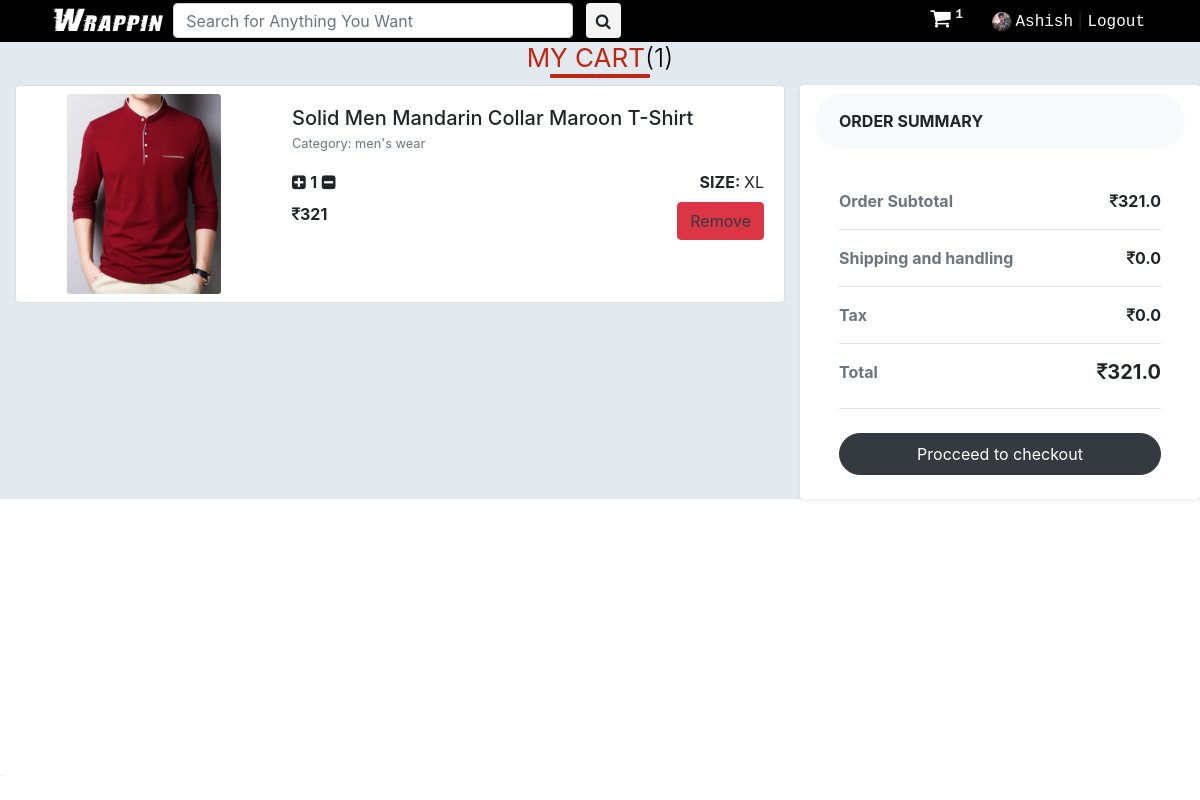
Page /cart/ (signed in) on the committed database.
### main/models.py (models this page shows, shortened)
class UserDetail(models.Model):
	SEX_CHOICES = (("Male",'Male'),("Female",'Female'),("Other",'Other'))
	STATE_CHOICES = (
		("Andaman & Nicobar Islands",'Andaman & Nicobar Islands'),
		("Andhra Pradesh",'Andhra Pradesh'),
		("Arunachal Pradesh",'Arunachal Pradesh'),
		("Assam",'Assam'),
		("Bihar",'Bihar'),
		("Chandigarh",'Chandigarh'),
		("Chhattisgarh",'Chhattisgarh'),
		("Dadra & Nagar Haveli",'Dadra & Nagar Haveli'),
		("Daman and Diu",'Daman and Diu'),
		("Delhi",'Delhi'),
		("Goa",'Goa'),
		("Gujarat",'Gujarat'),
		("Haryana",'Haryana'),
		("Himachal Pradesh",'Himachal Pradesh'),
		("Jammu & Kashmir",'Jammu & Kashmir'),
		("Jharkhand",'Jharkhand'),
		("Karnataka",'Karnataka'),
		("Kerala",'Kerala'),
		("Lakshadweep",'Lakshadweep'),
		("Madhya Pradesh",'Madhya Pradesh'),
		("Maharashtra",'Maharashtra'),
		("Manipur",'Manipur'),
		("Meghalaya",'Meghalaya'),
		("Mizoram",'Mizoram'),
		("Nagaland",'Nagaland'),
		("Odisha",'Odisha'),
		("Puducherry",'Puducherry'),
		("Punjab",'Punjab'),
		("Rajasthan",'Rajasthan'),
		("Sikkim",'Sikkim'),
		("Tamil Nadu",'Tamil Nadu'),
		("Telangana",'Telangana'),
		("Tripura",'Tripura'),
		("Uttarakhand",'Uttarakhand'),
		("Uttar Pradesh",'Uttar Pradesh'),
		("West Bengal",'West Bengal'),
		)
	user = models.OneToOneField(User, on_delete=models.CASCADE,primary_key=True)
	dob = models.DateField(null = True)
	photo = models.ImageField(default='default.png',upload_to='user_photos')
	mobile = models.CharField(max_length=10,null=True)
	alternate_mobile = models.CharField(max_length=10,null=True,blank=True)
	address = models.TextField()
	pincode = models.CharField(max_length=6, null=True)
	landmark = models.CharField(max_length=500, null=True, blank=True)
	locality = models.CharField(max_length=100, null=True, blank=True)
	city = models.CharField(max_length=100, null=True, blank=True)
	state = models.CharField(max_length=50,choices=STATE_CHOICES, null=True)
	sex = models.CharField(max_length=6,choices=SEX_CHOICES, null=True)

class Cart(models.Model):
	user = models.ForeignKey(User, on_delete=models.CASCADE)
	product_id = models.CharField(max_length=100)
	product_size = models.CharField(max_length=20,default='',null=True)
	number = models.PositiveIntegerField(default=0)

### saler/models.py (models this page shows, shortened)
class Product(models.Model):
	GST_CHOICES = (("0",'0'),("3",'3'),("5",'5'),("12",'12'),("18",'18'),("28",'28'))
	product_id = models.BigAutoField(primary_key=True)
	product_id2 = models.CharField(max_length=100,default='')
	shop = models.ForeignKey(User, on_delete=models.CASCADE,default='')
	product_name = models.CharField(max_length=100)
	category = models.ForeignKey(category, default="", verbose_name="Category", on_delete=models.SET_DEFAULT, null=True)
	subcategory = models.CharField(max_length=50, default="")
	price = models.IntegerField(default=0)
	price_not = models.IntegerField(default=999)
	desc = models.TextField()
	gst = models.CharField(default='0',max_length=3,choices=GST_CHOICES)
	pub_date = models.DateField(auto_now=True)
	image1 = models.ImageField(upload_to='products/images', default="",null=True)
	image2 = models.ImageField(upload_to='products/images', default="",null=True,blank=True)
	image3 = models.ImageField(upload_to='products/images', default="",null=True,blank=True)
	image4 = models.ImageField(upload_to='products/images', default="",null=True,blank=True)
	image5 = models.ImageField(upload_to='products/images', default="",null=True,blank=True)

class category(models.Model):
	name = models.CharField(max_length=50, default="")
	sub_Categories  = models.TextField(default="")
	def __str__(self):
		return f'{self.name}'

### main/views.py (the view)
# urls.py: path('cart/', views.cart, name="main_cart"),
@login_required
def cart(request):
	if request.user.is_authenticated:
		allProds = []
		subtotal = 0.0
		delev = 0.0
		tax = 0.0
		cart_prods = [p for p in Cart.objects.all() if p.user == request.user]
		for p in cart_prods:
			tempTotal = p.number * Product.objects.filter(product_id=p.product_id)[0].price
			subtotal += tempTotal
			tax += tempTotal*int(Product.objects.filter(product_id=p.product_id).first().gst)/100
		for cprod in cart_prods:
			prod = Product.objects.filter(product_id=cprod.product_id)[0]
			allProds.append([cprod, prod])
		params = {
					'allProds':allProds,
					'cart_element_no' : len([p for p in Cart.objects.all() if p.user == request.user]),
					'total':subtotal+tax+delev,
					'subtotal':subtotal,
					'tax':tax,
					'delev':delev,
					'category':category.objects.all(),
				}
		return render(request,'main/cart.html', params)

### main/templatetags/app_tags.py (called while the page is built)
@register.filter(name='split')
def split(str, key):
    return str.split(key)

### main/templates/main/cart.html (shortened to what this page needs)
{% extends 'main/base.html' %}
{% load static %}
{% block main_body %}
<div class="container-fluid" style="background-color: #e2eaef">
  <h2><b>My Cart</b>({{cart_element_no}})</h2>
  <div class="row">
    <div class="col-md-8  mt-1" style="overflow-y: scroll; max-height: 100%">
      <div class="table-responsive">
        {% for cprod, prod in allProds %}
        <div class="card mb-1">
          <div class="row no-gutters">
            <div class="col-md-4 p-2" style="text-align: center;">
              <img src="{{prod.image1.url}}" class="card-img" alt="..."
                style="max-height: 200px; width: auto; max-width: 100%">
            </div>
            <div class="col-md-8">
              <div class="card-body">
                <h5 class="card-title mb-0">{{prod.product_name}}</h5>
                <p class="card-text"><small class="text-muted">Category: {{prod.category}}</small></p>
                <div class="">
                  <div style="float: left;">
                    <p class="card-text"><i class="fa fa-plus-square plus_prod" product_id={{cprod.id}}
                        aria-hidden="true"></i> <strong>{{cprod.number}}</strong> <i
                        class="fa fa-minus-square minus_prod" aria-hidden="true" product_id={{cprod.id}}></i></p>
                  </div>
                  <div style="float: right;">
                    <p class="card-text"><strong>SIZE: </strong>
                      {{cprod.product_size}}
                    </p>
                  </div>
                </div>
                <br>
                <div class="mt-2 pb-1">
                  <div style="float: left;">
                    <p class="card-text"><strong><i class="fa fa-inr" aria-hidden="true"></i>{{prod.price}}</strong></p>
                  </div>
                  <div style="float: right;">
                    <a class="btn btn-danger text-dark delete" product_id={{cprod.id}}
                      style="float: right; color: #fff;">Remove</a>
                  </div>
                </div>
              </div>
            </div>
          </div>
        </div>
        {% endfor %}
      </div>
    </div>
    <div class="col-lg-4 bg-white rounded shadow-sm mt-1" style="height: 100%">
      <div class="bg-light rounded-pill px-4 py-3 text-uppercase font-weight-bold mt-2">Order summary
      </div>
      <div class="p-4">
        <ul class="list-unstyled mb-4">
          <li class="d-flex justify-content-between py-3 border-bottom"><strong class="text-muted">Order Subtotal
            </strong><strong id="subtotal"><i class="fa fa-inr" aria-hidden="true"></i>{{subtotal}}</strong></li>
          <li class="d-flex justify-content-between py-3 border-bottom"><strong class="text-muted">Shipping and
              handling</strong><strong id="delev"><i class="fa fa-inr" aria-hidden="true"></i>{{delev}}</strong></li>
          <li class="d-flex justify-content-between py-3 border-bottom"><strong class="text-muted">Tax</strong><strong
              id="tax"><i class="fa fa-inr" aria-hidden="true"></i>{{tax}}</strong></li>
          <li class="d-flex justify-content-between py-3 border-bottom"><strong class="text-muted">Total</strong>
            <h5 class="font-weight-bold" id="total"><i class="fa fa-inr" aria-hidden="true"></i>{{total}}</h5>
          </li>
        </ul><a href="{% url 'main_checkout' %}" class="btn btn-dark rounded-pill py-2 btn-block">Procceed to
          checkout</a>
      </div>
    </div>
  </div>
</div>
{% endblock main_body %}

### main/templates/main/base.html (shortened to what this page needs)
<!DOCTYPE html>
<html>
<head>
	{% load static %}
	{% load app_tags %}
	<link href="{% static 'main/css/bootstrap.min.css' %}" rel="stylesheet" type="text/css" media="all" />
	<link href="{% static 'main/css/style.css' %}" rel="stylesheet" type="text/css" media="all" />
	<link href="{% static 'saler/font-awesome/css/font-awesome.min.css' %}" rel="stylesheet">
</head>
<body>
	<nav class="main_nav" id="main_nav">
		<div class="container">
			<div class="nav_links">
				<a href="{% url 'home' %}" class="logo">Wrappin</i></a>
				<form class="form-inline my-2 my-lg-0 serch" action="/search">
					<input class="form-control mr-sm-2" type="search" placeholder="Search for Anything You Want"
						aria-label="Search" name="query">
					<button class="btn" type="submit" style="margin: 0;"><i class="fa fa-search"
							aria-hidden="true"></i></button>
				</form>
			</div>
			<div class="user_links pt-1">
				<a href="{% url 'main_cart' %}" style="font-size: 22px; color: #fff; margin-right: 20px;"><i
						class="fa fa-shopping-cart" aria-hidden="true"></i><sup><span class="badge"
							id="cart_no">{{cart_element_no}}</span></sup></a>
				{% if request.user.is_authenticated %}
				<a href="##" data-container="body" data-toggle="popover" data-placement="bottom" data-trigger="focus"
					data-html="true"
					data-content="<a href='{% url 'myorders' %}'>My Order</a><br><a href='{% url 'account_settings' %}'>Account Settings</a>"><img
						src="{{request.user.userdetail.photo.url}}"
						style="height: 20px; width: 20px; border-radius: 10px; margin-right: 3px;">{{request.user.first_name}}</a>&nbsp;|
				<a href="{% url 'logout' %}">Logout</a>
				{% else %}
				<a href="{% url 'login' %}">Login</a>&nbsp;|
				<a href="{% url 'signup' %}">Register</a>&nbsp;|
				<a href="{% url 'seller_signup' %}">Seller</a>
				{% endif %}
			</div>
		</div>
	</nav>
	<header id="navheader">
		<section class="social_media">
		</section>
	</header>
	<main class="" id="menu_close">
		{% block main_body %}
		{% endblock main_body %}
	</main>
</body>
</html>

### main/static/main/css/style.css (style rules this page uses)
body a { text-decoration:none; transition:0.5s all; -webkit-transition:0.5s all; -moz-transition:0.5s all; -o-transition:0.5s all; -ms-transition:0.5s all; }
main { transition: all 300ms linear; padding-top: 42px; }
.main_nav input { height: 35px; }
.main_nav button { background-color: #f4f4f4; height: 35px; padding: 0 9px 0 9px; }
.main_nav { height: 42px; width: 100%; position: fixed; background-color: #000000; z-index: 99; }
.main_nav .serch { display: inline; float: right; padding: 3px 0 0 10px; }
.main_nav .serch input { width: 400px; }
.main_nav .nav_links { float: left; margin-left: 10px; }
.main_nav .nav_links .logo { font-size: 28px; font-family: stormextrabold; color: #fff; }
.main_nav .nav_links a { font-family: Courier New; color: #fff; }
.main_nav .user_links { float: right; margin-right: 10px }
.main_nav .user_links a { font-family: Courier New; color: #fff; }
header { transition: all 300ms linear; top: 42px; left: -200px; height: 100%; width: 200px; background-color: #231f20; position: fixed; color: #fff; overflow: unset; z-index: 99; }
header .social_media { margin-left: 1px; bottom: 0; position: fixed; border-top: #f4f4f4 1px solid; }

### main/templates/main/cart.html (style rules this page uses)
h2 { color: #000; font-size: 26px; font-weight: 300; text-align: center; text-transform: uppercase; position: relative; }
h2 b { color: #be2714; }
h2::after { content: ""; width: 100px; position: absolute; margin: 0 auto; height: 4px; border-radius: 1px; background: #be2714; left: 0; right: 0; bottom: -5px; }

### rows in the picture
Cart: image1 (picture), product_name "Solid Men Mandarin Collar Maroon T-Shirt", category "men's wear", number "1", product_size "XL", price "321"

### other values in the picture
{{ cart_element_no }} "1"
{{ request.user.first_name }} "Ashish"
{{ subtotal }} "321.0"
{{ delev }} "0.0"
{{ tax }} "0.0"
{{ total }} "321.0"
